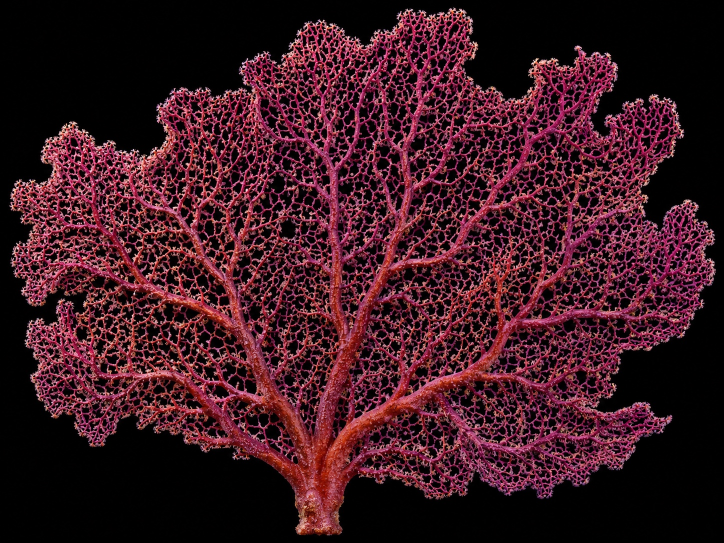
#> input picture undersea-rescue/assets/sea-fan-skin.jpg, 1448 x 1086 px (shown at 1/2 size)
$ python model_seafan.py
#> lines starting #> are read from the running program, lines starting #| are printed output that depends on the picture; after the words box and inside, x2 and y2 are one past the last pixel; in counts of white or black regions, pixels touching at a corner belong together
"""Build a perforated, rounded 3D sea fan from its branching tissue silhouette."""
from pathlib import Path
import numpy as np
from PIL import Image
from scipy.ndimage import distance_transform_edt, gaussian_filter
from skimage.measure import marching_cubes
import trimesh

root=Path(__file__).resolve().parents[1]/'assets'
source=Image.open(root/'sea-fan-skin.jpg').convert('RGB')
#> source is the input picture: PIL image 1448x1086 RGB; mean R, G, B 62.2, 25.5, 34.1
# Geometry already contains the holes. Extend tissue pigment beneath the UV edges
# so texture mipmaps do not average the branches with a black studio background.
rgb=np.asarray(source);pigment=rgb.max(axis=2)>89
#> after `pigment = rgb.max(axis=2) > 89`:
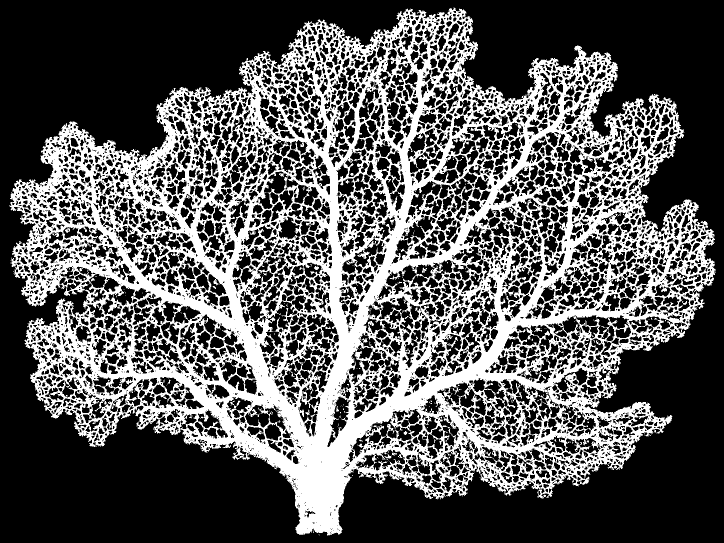
#> pigment: shape (1086, 1448) bool (shown at 1/2 size); 34.5% white; 385 white regions (355 under 20 px), largest, box (x1, y1, x2, y2) and area: (19, 15, 1432, 1071) 540407, (1068, 655, 1084, 664) 71, (769, 907, 783, 917) 59
nearest=distance_transform_edt(~pigment,return_distances=False,return_indices=True)
skin=Image.fromarray(np.uint8(np.clip(rgb[tuple(nearest)].astype(float)*1.12+8,0,255)))
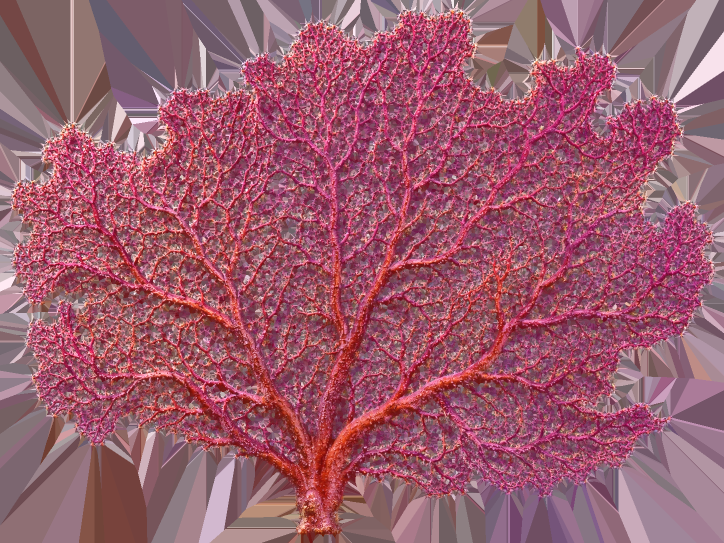
#> skin: PIL image 1448x1086 RGB (shown at 1/2 size); mean R, G, B 155.4, 92.1, 108.9
for name,width in [('sea-fan',375),('sea-fan-distant',155)]:
    im=source.resize((width,round(width*source.height/source.width)),Image.Resampling.BILINEAR)
    pixels=np.asarray(im)
    mask=pixels.max(axis=2)>46
    # Distance to each open mesh window determines the branch's cross-section.
    distance=distance_transform_edt(mask)-distance_transform_edt(~mask)
    z=np.arange(-10,11,dtype=np.float32)
    field=gaussian_filter(distance.astype('f'),.40)[:,:,None]-np.abs(z[None,None,:])*1.25
    vertices,faces,_,_=marching_cubes(field,0,allow_degenerate=False)
    iy,ix,iz=vertices.T;u=ix/(width-1);v=iy/(im.height-1)
    x=(u-.44)*1.83;y=(.979-v)*1.38
    depth=(iz-10)*1.83/width+(.09*np.sin(u*8+v*2)+.04*np.cos(v*8)+.16*(u-.5)**2)*(1.04-v)
    xyz=np.stack([x,y,depth],axis=1)
    uv=np.stack([u,1-v],axis=1)
#> (the run stopped early here; a loop or call above may not have finished)

$ run again, with undersea-rescue/assets/brain.jpg copied over undersea-rescue/assets/sea-fan-skin.jpg
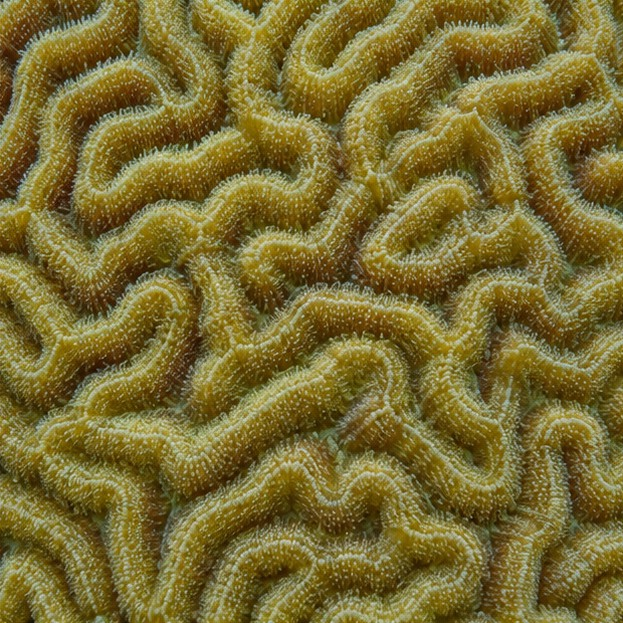
#> input picture undersea-rescue/assets/brain.jpg, 623 x 623 px
#> source is the input picture: PIL image 623x623 RGB; mean R, G, B 121.8, 108.8, 50.7
#> `pigment = rgb.max(axis=2) > 89`:
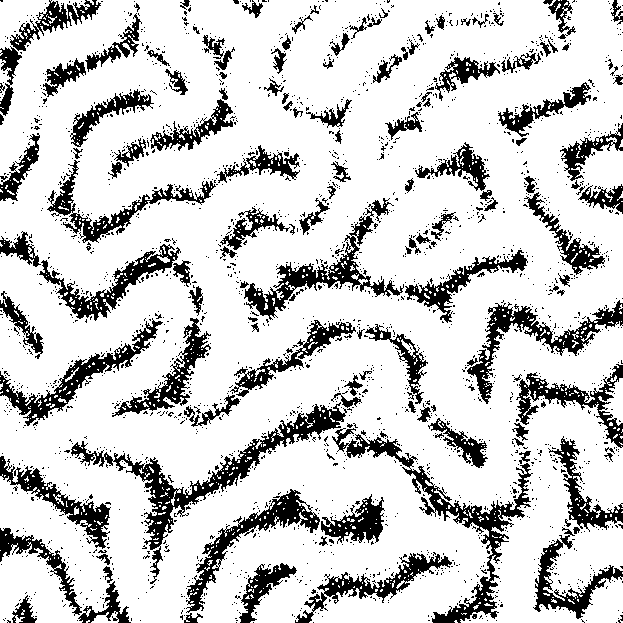
#> pigment: shape (623, 623) bool; 80.2% white; 2208 black regions (2061 under 20 px), largest, box (x1, y1, x2, y2) and area: (71, 402, 347, 584) 5274, (332, 428, 533, 623) 4624, (244, 198, 404, 320) 3182
